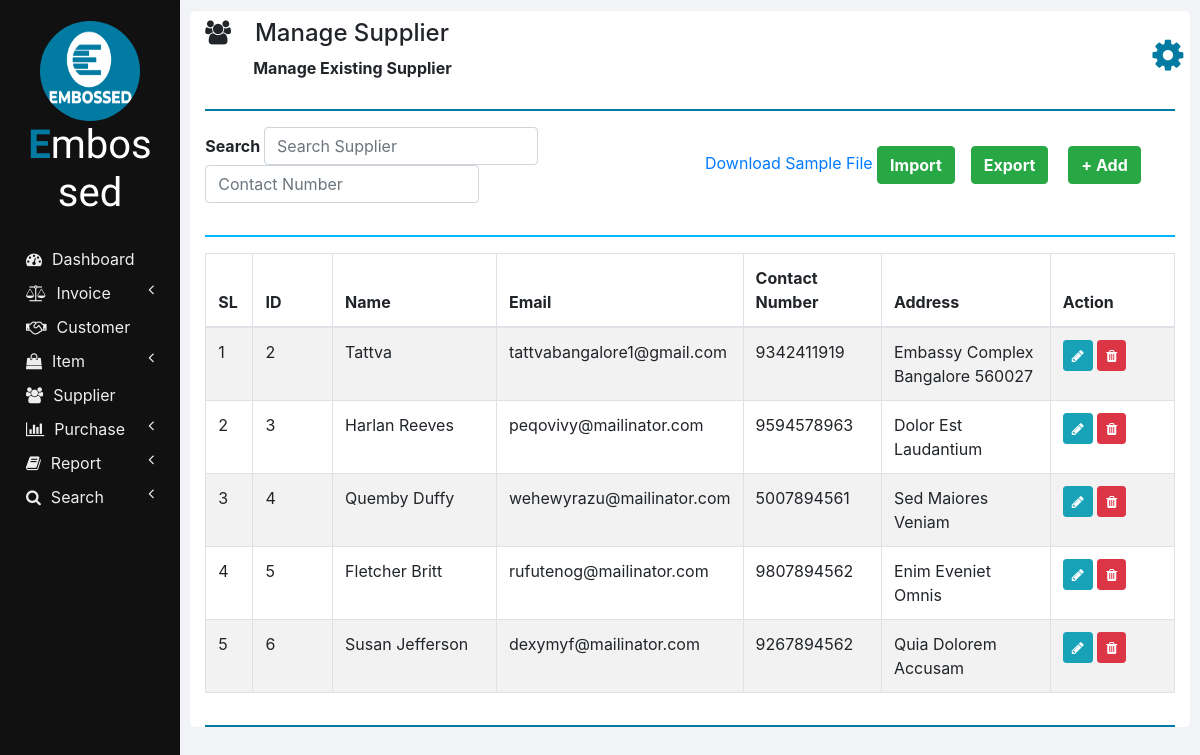
Page /manage_supplier.php on the committed database.
### tables this page shows
CREATE TABLE IF NOT EXISTS `suppliers` (
  `ID` int NOT NULL AUTO_INCREMENT,
  `NAME` varchar(100) NOT NULL,
  `EMAIL` varchar(100) NOT NULL,
  `CONTACT_NUMBER` varchar(10) NOT NULL,
  `ADDRESS` varchar(100) NOT NULL,
  `STATE` varchar(100) NOT NULL,
  `COUNTRY` varchar(100) NOT NULL,
  `VEHICLE_NUMBER` varchar(20) DEFAULT NULL,
  `GST_NUMBER` varchar(20) DEFAULT NULL,
  PRIMARY KEY (`ID`)
);

### php/manage_supplier.php (the view, shortened to what this page needs)
<?php
function showSuppliers($id)
{
  require "db_connection.php";
  if ($con) {
    $seq_no = 0;
    $query = "SELECT * FROM suppliers";
    $result = mysqli_query($con, $query);
    while ($row = mysqli_fetch_array($result)) {
      $seq_no++;
      if ($row['ID'] == $id)
        showEditOptionsRow($seq_no, $row);
      else
        showSupplierRow($seq_no, $row);
    }
  }
}
function showSupplierRow($seq_no, $row)
{
?>
  <tr>
    <td><?php echo $seq_no; ?></td>
    <td><?php echo $row['ID'] ?></td>
    <td><?php echo $row['NAME']; ?></td>
    <td><?php echo $row['EMAIL']; ?></td>
    <td><?php echo $row['CONTACT_NUMBER']; ?></td>
    <td><?php echo $row['ADDRESS']; ?></td>
    <td>
      <button href="" class="btn btn-info btn-sm" onclick="editSupplier(<?php echo $row['ID']; ?>);">
        <i class="fa fa-pencil"></i>
      </button>
      <button class="btn btn-danger btn-sm" onclick="deleteSupplier(<?php echo $row['ID']; ?>);">
        <i class="fa fa-trash"></i>
      </button>
    </td>
  </tr>
<?php
}
?>

### css/sidenav.css (style rules this page uses)
body { background-color: #f1f3f6; }
.sidenav { width: 15%; height: 100vh; background-color: #222222; position: fixed; z-index: 1; flex: 1 0 auto; }
.card { width: 100%; height: 100%; top: 0; border-radius: 0; background-color: #111111; }
.logo .logo-caption { font-family: 'Poiret One', cursive; color: #ffffff; text-align: center; margin-bottom: 25px; }
.logo .profile { margin-left: 50%; border-radius: 50%; transform: translate(-50%); }
.logo .tweak { color: #027ba3; font-weight: bold; }
.main-menu-item { padding: 5px 5px; cursor: pointer; }
.main-menu-item > a { color: #eeeeee; text-decoration: none; font-size: 16px; }
.main-menu-item > a > span { margin-left: 10px; }

### css/home.css (style rules this page uses)
html, body { height: 100vh; }

### rows in the picture
suppliers: seq_no "1", ID "2", NAME "Tattva", EMAIL "tattvabangalore1@gmail.com", CONTACT_NUMBER "9342411919", ADDRESS "Embassy Complex Bangalore 560027"
suppliers: seq_no "2", ID "3", NAME "Harlan Reeves", EMAIL "peqovivy@mailinator.com", CONTACT_NUMBER "9594578963", ADDRESS "Dolor Est Laudantium"
suppliers: seq_no "3", ID "4", NAME "Quemby Duffy", EMAIL "wehewyrazu@mailinator.com", CONTACT_NUMBER "5007894561", ADDRESS "Sed Maiores Veniam"
suppliers: seq_no "4", ID "5", NAME "Fletcher Britt", EMAIL "rufutenog@mailinator.com", CONTACT_NUMBER "9807894562", ADDRESS "Enim Eveniet Omnis"
suppliers: seq_no "5", ID "6", NAME "Susan Jefferson", EMAIL "dexymyf@mailinator.com", CONTACT_NUMBER "9267894562", ADDRESS "Quia Dolorem Accusam"

### other values in the picture
$heading "Manage Supplier"
$sub_heading "Manage Existing Supplier"
